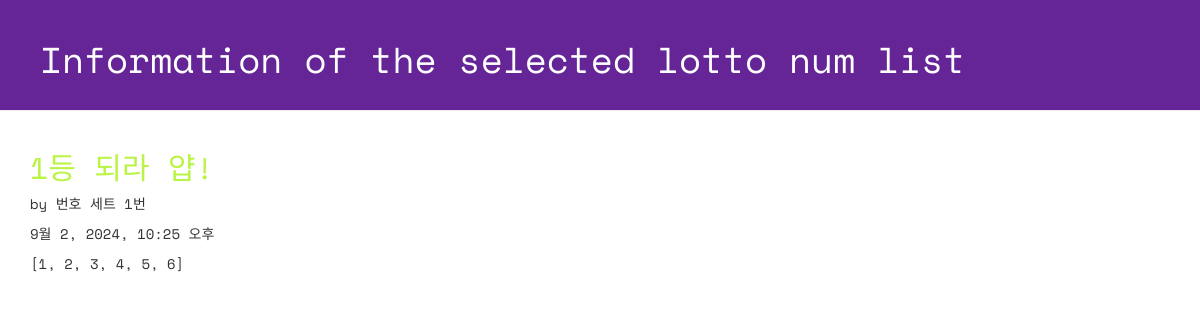
The page /lotto/1/detail on the database its author committed.
### lotto/models.py (models this page shows, shortened)
class GuessNumbers(models.Model):
   name = models.CharField(max_length=24) # �ζ� ��ȣ ����Ʈ�� �̸�
   text = models.CharField(max_length=255) # �ζ� ��ȣ ����Ʈ�� ���� ����
   lottos = models.CharField(max_length=255, default='[1, 2, 3, 4, 5, 6]') # �ζ� ��ȣ���� ��� str
   num_lotto = models.IntegerField(default=5) # 6�� ��ȣ set�� ����
   update_date = models.DateTimeField()

### lotto/views.py (the view)
# urls.py: path('lotto/<int:lottokey>/detail', views.detail, name='detail'),
def detail(request, lottokey):
     lotto = GuessNumbers.objects.get(pk = lottokey) # primary key
     return render(request, "lotto/detail.html", {"lotto": lotto})

### lotto/templates/lotto/detail.html (shortened to what this page needs)
<!DOCTYPE html>
{% load static %}
<html lang="ko">
<head>
    <link rel="stylesheet" href="//maxcdn.bootstrapcdn.com/bootstrap/3.2.0/css/bootstrap.min.css">
    <link rel="stylesheet" href="//maxcdn.bootstrapcdn.com/bootstrap/3.2.0/css/bootstrap-theme.min.css">
    <link rel="stylesheet" href="{% static 'css/lotto.css'%}">
</head>
<body>
    <div class="page-header">
        <h1>Information of the selected lotto num list</h1>
    </div>
    <div class="container lotto">
        <h2>{{ lotto.text }}</h2>
        <p> by {{ lotto.name }}</p>
        <p> {{ lotto.update_date }}</p>
        <p> {{ lotto.lottos | linebreaksbr }}</p>
    </div>
</body>
</html>

### lotto/static/css/lotto.css (style rules this page uses)
.page-header { background-color: #652596; margin-top: 0; padding: 20px 20px 20px 40px; font-family: 'Space Mono', monospace; }
.page-header h1 { color: #FFFFFF; }
.container { font-family: 'Space Mono', monospace; }
.container h2 { color: #b9f442; }

### rows shown on the page
GuessNumbers: text "1등 되라 얍!", name "번호 세트 1번", update_date "9월 2, 2024, 10:25 오후", lottos "[1, 2, 3, 4, 5, 6]"
